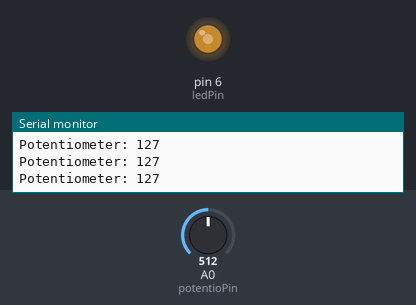
Bench run of a sketch on a simulated Arduino Uno, built with avr-gcc and run on an emulated ATmega328P. On the bench: output pins drawn as LEDs (lit = HIGH), the last lines printed to the serial monitor. The test bench sets the inputs (shaded band); at power-on: A0 (potentioPin) = 512.

Above: at 1.2 s.
1.3 s: A0 (potentioPin) set to 43
At 2.5 s:
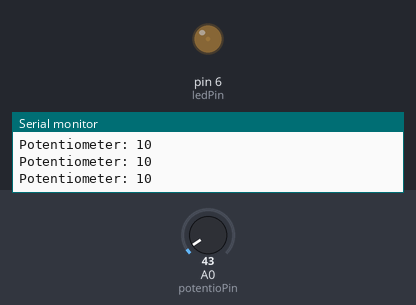
2.8 s: A0 (potentioPin) set to 35
At 3.5 s:
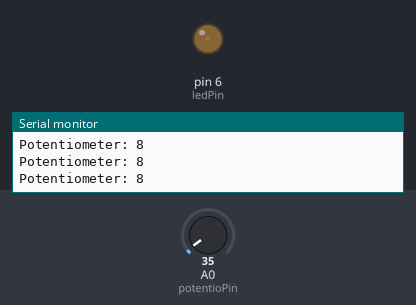
5.8 s: A0 (potentioPin) set to 0
At 7.0 s:
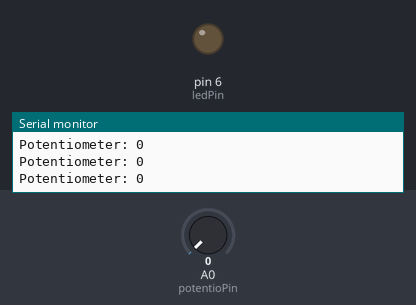
7.3 s: A0 (potentioPin) set to 716
At 7.9 s:
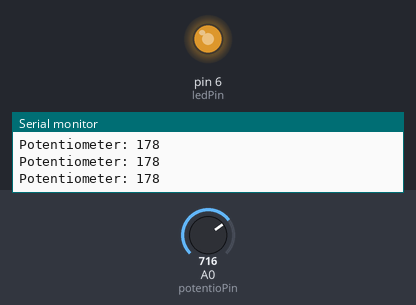
8.8 s: A0 (potentioPin) set to 1012
At 9.9 s:
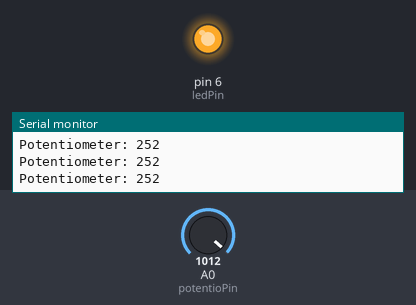
10.3 s: A0 (potentioPin) set to 1023
At 10.8 s:
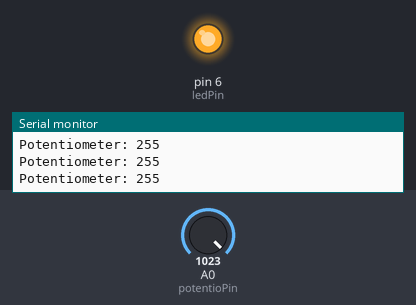
Timing chart, 0 to 12.8 s (numbered marks = the images above; inputs shaded):
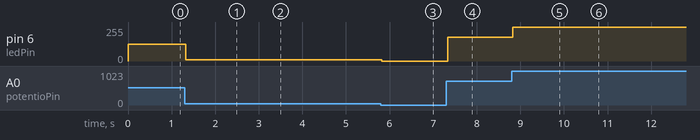

The sketch:

LedBrightnessPWMviaPotentio.ino
```cpp
int ledPin = 6;
int potentioPin = 0;
unsigned int potentioValue;

void setup () {
  Serial.begin(9600);
  pinMode(ledPin, OUTPUT);
}

void loop () {
  potentioValue = analogRead(potentioPin);
  potentioValue = map(potentioValue, 0, 1023, 0, 255);
  delay(10);

  Serial.print("Potentiometer: ");
  Serial.println(potentioValue);

  analogWrite(ledPin, potentioValue);
  delay(20);
}
```

Measured:
- after the input at 1.3 s, pin 6 (ledPin): 127/255 → 10/255 at once
- after the input at 2.8 s, pin 6 (ledPin): 10/255 → 8/255 at once
- after the input at 5.8 s, pin 6 (ledPin): 8/255 → 0/255 at once
- after the input at 7.3 s, pin 6 (ledPin): 0/255 → 178/255 at once
- after the input at 8.8 s, pin 6 (ledPin): 178/255 → 252/255 at once
- after the input at 10.3 s, pin 6 (ledPin): 252/255 → 255/255 at once
